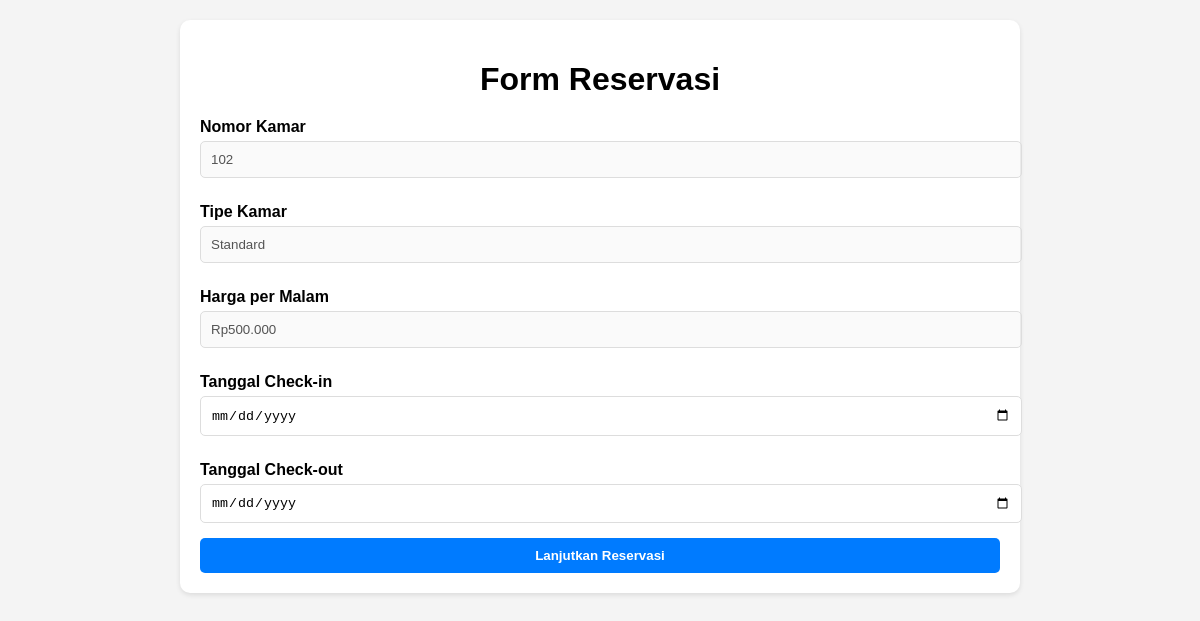
/form_reservasi.php?id=2, run on the app's committed database.
### tables this page shows
CREATE TABLE kamar (
    id INT AUTO_INCREMENT PRIMARY KEY,
    nomor_kamar VARCHAR(10) NOT NULL UNIQUE,
    tipe VARCHAR(50) NOT NULL,
    harga DECIMAL(10,2) NOT NULL,
    deskripsi TEXT,
    status ENUM('tersedia', 'terpesan', 'dibersihkan') NOT NULL
);

### form_reservasi.php (the view, shortened to what this page needs)
<?php
include 'koneksi.php';
$id_kamar = $_GET['id'] ?? null;
$sql_kamar = "SELECT * FROM kamar WHERE id = ?";
$stmt = $conn->prepare($sql_kamar);
$stmt->bind_param("i", $id_kamar);
$stmt->execute();
$result = $stmt->get_result();
$kamar = $result->fetch_assoc();
?>
<!DOCTYPE html>
<html lang="id">
<head>
</head>
<body>
    <div class="container">
        <h1>Form Reservasi</h1>
        <form action="proses_reservasi.php" method="POST">
            <label for="nomor_kamar">Nomor Kamar</label>
            <input type="text" id="nomor_kamar" value="<?= htmlspecialchars($kamar['nomor_kamar']) ?>" disabled>
            <label for="tipe">Tipe Kamar</label>
            <input type="text" id="tipe" value="<?= htmlspecialchars($kamar['tipe']) ?>" disabled>
            <label for="harga">Harga per Malam</label>
            <input type="text" id="harga" value="Rp<?= number_format($kamar['harga'], 0, ',', '.') ?>" disabled>
            <label for="tanggal_check_in">Tanggal Check-in</label>
            <input type="date" name="tanggal_check_in" id="tanggal_check_in" required>
            <label for="tanggal_check_out">Tanggal Check-out</label>
            <input type="date" name="tanggal_check_out" id="tanggal_check_out" required>
            <button type="submit" class="btn">Lanjutkan Reservasi</button>
        </form>
    </div>
</body>
</html>

### form_reservasi.php (style rules this page uses)
body { font-family: Arial, sans-serif; margin: 0; padding: 0; background-color: #f4f4f4; }
.container { max-width: 800px; margin: 20px auto; padding: 20px; background-color: white; border-radius: 10px; box-shadow: 0 2px 5px rgba(0, 0, 0, 0.1); }
h1 { text-align: center; margin-bottom: 20px; }
label { display: block; margin: 10px 0 5px; font-weight: bold; }
input, select { width: 100%; padding: 10px; margin-bottom: 15px; border: 1px solid #ddd; border-radius: 5px; }
.btn { display: block; width: 100%; padding: 10px; background-color: #007bff; color: white; text-align: center; font-weight: bold; border: none; border-radius: 5px; cursor: pointer; text-decoration: none; }

### data on the page
kamar: nomor_kamar "102", tipe "Standard", harga "Rp500.000"
